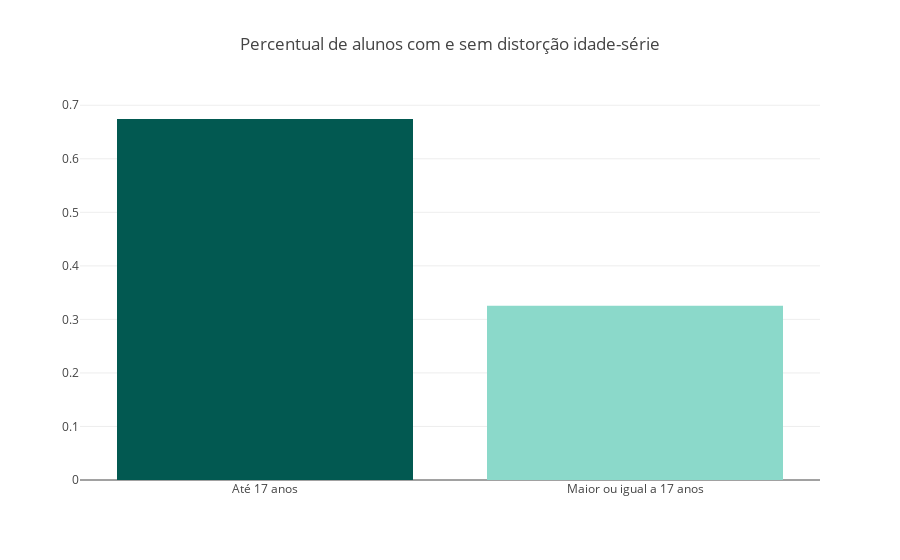
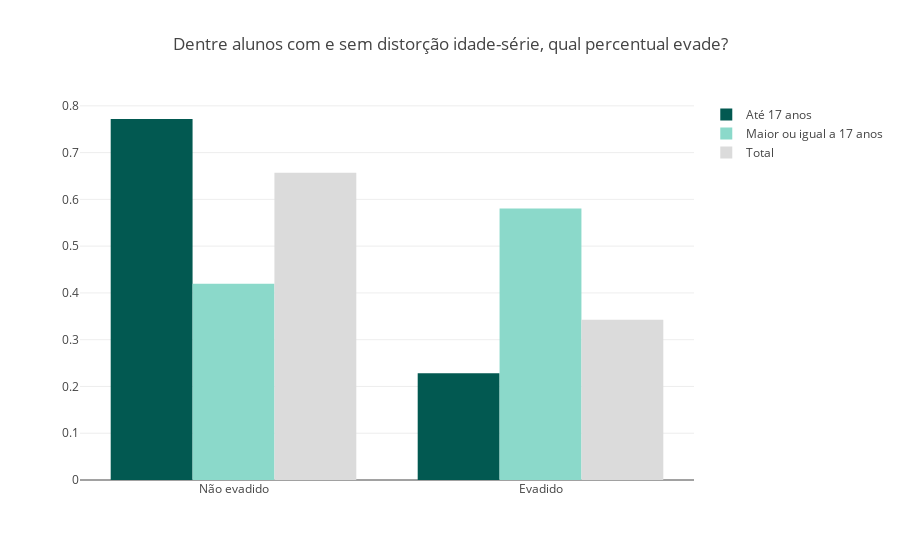

The notebook cell these images were saved under, in order:
### Code cell
title = 'Dentre alunos com e sem distorção idade-série, qual percentual evade?'
x = 'CAT_IN_DISTORCAO'
categorias = {1: 'Maior ou igual a 17 anos', 0: 'Até 17 anos'}

plot_categoria(x, title, 'perc_distorcao_evasao', 
               title2='Percentual de alunos com e sem distorção idade-série', save=False)

### Figure 1 — Plotly figure (JSON) as saved in the notebook; plotly's stock layout.template omitted (floating-point values rounded to 4 significant figures)
{"data": [{"marker": {"color": ["#025951", "#8BD9CA", "#BF7F30", "#F2C124", "#8C470B", "#DFC27D"]}, "type": "bar", "uid": "6d2b9baf-ddc0-4f65-bbbb-9c2d66bfa3be", "x": ["Até 17 anos", "Maior ou igual a 17 anos"], "y": [0.6743, 0.3257]}], "layout": {"title": {"text": "Percentual de alunos com e sem distorção idade-série"}}}

### Figure 2 — Plotly figure (JSON) as saved in the notebook; plotly's stock layout.template omitted (floating-point values rounded to 4 significant figures)
{"data": [{"marker": {"color": "#025951"}, "name": "Até 17 anos", "type": "bar", "uid": "957855f1-d241-4fa3-81dc-eee7ec67802c", "x": ["Não evadido", "Evadido"], "y": [0.7719, 0.2281]}, {"marker": {"color": "#8BD9CA"}, "name": "Maior ou igual a 17 anos", "type": "bar", "uid": "6e50c8a8-e063-4edf-9d64-757ba1624f5e", "x": ["Evadido", "Não evadido"], "y": [0.5803, 0.4197]}, {"marker": {"color": "#dbdbdb"}, "name": "Total", "type": "bar", "uid": "d41f8a1a-b59a-48ef-8b51-5895cd61f6bd", "x": ["Não evadido", "Evadido"], "y": [0.6572, 0.3428]}], "layout": {"title": {"text": "Dentre alunos com e sem distorção idade-série, qual percentual evade?"}}}
